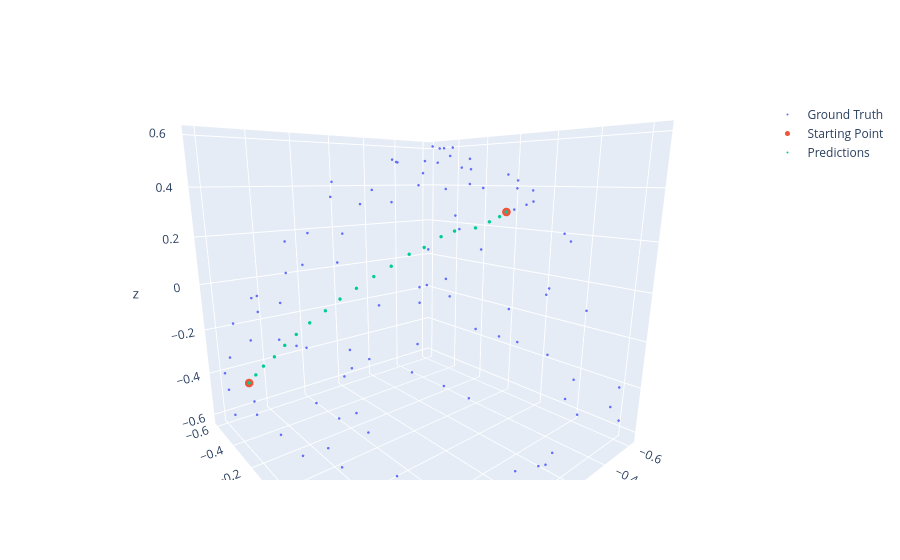

The notebook cell this image was saved under:
### Code cell
import plotly.graph_objects as go

fig = go.Figure()

fig.add_trace(go.Scatter3d(x=points[:, 0], y=points[:, 1], z=points[:, 2], mode='markers', name='Ground Truth',
                        marker = dict(size=1.5)))

ids = [interp_params['starting_idx'], interp_params['ending_idx']]
fig.add_trace(go.Scatter3d(x=points[ids, 0], y=points[ids, 1], z=points[ids, 2], mode='markers', name='Starting Point', marker=dict(size=5)))
        
fig.add_trace(go.Scatter3d(x=preds[:, 0], y=preds[:, 1], z=preds[:, 2], mode='markers', name='Predictions',
                        marker=dict(size=2)))
